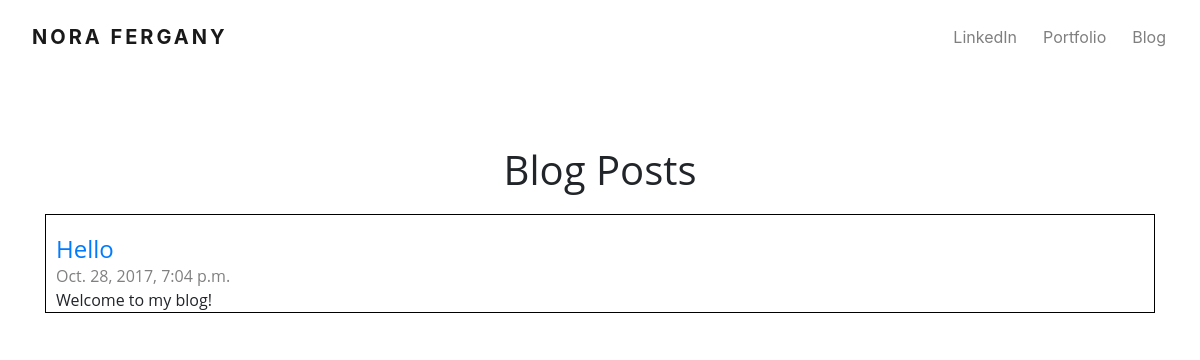
/posts/, run on an earlier commit of the app's database.
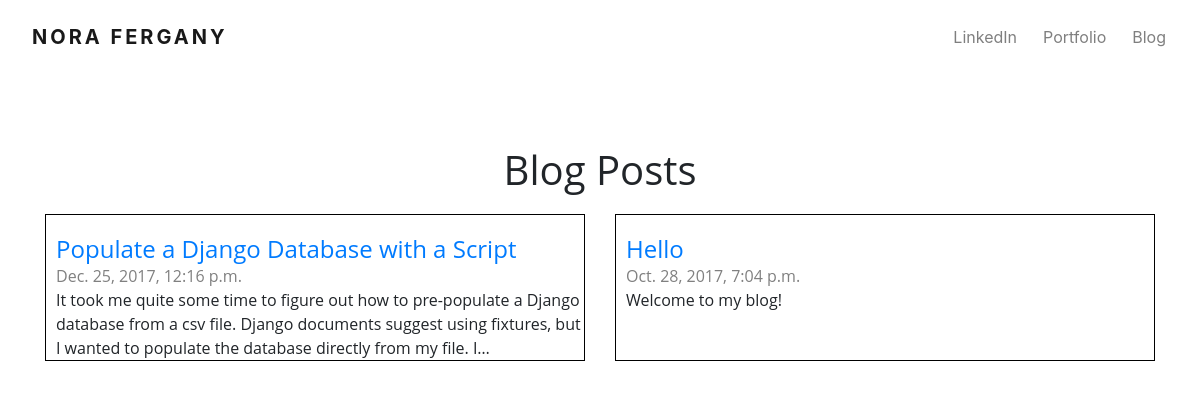
And on a later commit of the database.
### blog/models.py (models this page shows, shortened)
class Post(models.Model):
    author = models.ForeignKey('auth.User', on_delete=models.CASCADE)
    title = models.CharField(max_length=200)
    text = models.TextField()
    created_date = models.DateTimeField(
        default=timezone.now)
    published_date = models.DateTimeField(blank=True, null=True)
    category = models.ForeignKey(Category, verbose_name="Category", default='Category', null=True, blank=True, on_delete=models.CASCADE)
    class Meta:
        ordering = ['published_date',]

### blog/views.py (the view)
# urls.py: url(r'^posts/$', views.post_list, name='post_list'),
def post_list(request):
    posts = Post.objects.filter(published_date__isnull=False).order_by('-published_date')
    categories = Category.objects.all()
    return render(request, 'blog/post_list.html', {'posts': posts, 'categories': categories})

### blog/templates/blog/post_list.html (shortened to what this page needs)
{% extends 'blog/base.html' %}
{% load static %}
{% load pygmentify_tags %}
{% block content %}
        <div class="content">
            <h1 class="title">Blog Posts</h1>
            {% for post in posts %}
                {% if forloop.first %}
 <div class="row justify-content-around">
{% endif %}
    <div class="col-sm nora-col">
    <div class="article">
        <h4 class="post-title"><a class="post-title" href="{% url 'post_detail' pk=post.pk %}">{{ post.title }}</a></h4>
                <div class="date">
                    {{ post.published_date }}
                </div>
                {% pygmentify %}{{ post.text|truncatechars:200|linebreaksbr }}{% endpygmentify %}
    </div>
    </div>
    {% if forloop.counter|divisibleby:"2" %}
  </div>
                <div class="row">{% endif %} {% if forloop.last %}</div>{% endif %}
                {% endfor %}
            {% for post in posts %}
        </div>
    {% endfor %}
{% endblock %}

What changed in the data, as far as the page shows it:
now on this page (row edited): Post: title "Populate a Django Database with a Script", published_date "Dec. 25, 2017, 12:16 p.m.", text "It took me quite some time to figure out how to pre-populate a Django database from a csv file. Django documents suggest using fixtures, but I wanted to populate the database directly from my file. I…"
